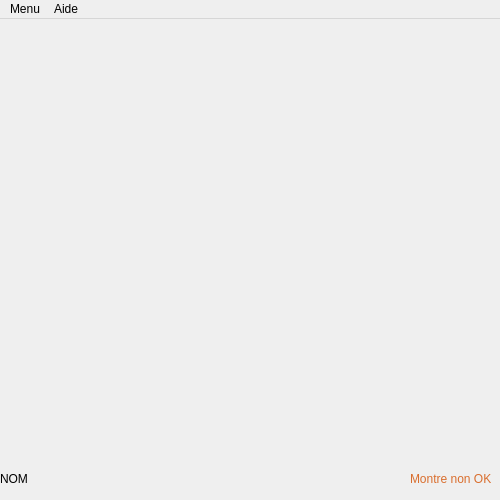
<?xml version="1.0" encoding="UTF-8"?>
<ui version="4.0">
 <class>watchEditor</class>
 <widget class="QMainWindow" name="watchEditor">
  <property name="geometry">
   <rect>
    <x>0</x>
    <y>0</y>
    <width>500</width>
    <height>500</height>
   </rect>
  </property>
  <property name="minimumSize">
   <size>
    <width>500</width>
    <height>500</height>
   </size>
  </property>
  <property name="maximumSize">
   <size>
    <width>500</width>
    <height>500</height>
   </size>
  </property>
  <property name="contextMenuPolicy">
   <enum>Qt::NoContextMenu</enum>
  </property>
  <property name="windowTitle">
   <string>Technicien Domo-Secours</string>
  </property>
  <property name="windowIcon">
   <iconset>
    <normaloff>logo-domo.png</normaloff>logo-domo.png</iconset>
  </property>
  <widget class="QWidget" name="centralwidget">
   <widget class="QLabel" name="label_2">
    <property name="geometry">
     <rect>
      <x>0</x>
      <y>450</y>
      <width>501</width>
      <height>20</height>
     </rect>
    </property>
    <property name="text">
     <string>NOM</string>
    </property>
   </widget>
   <widget class="QLabel" name="label_3">
    <property name="geometry">
     <rect>
      <x>0</x>
      <y>0</y>
      <width>501</width>
      <height>381</height>
     </rect>
    </property>
    <property name="text">
     <string/>
    </property>
    <property name="pixmap">
     <pixmap resource="../ressource.qrc">:/new/prefix1/images/logo-domo.png</pixmap>
    </property>
    <property name="scaledContents">
     <bool>true</bool>
    </property>
   </widget>
   <widget class="QPushButton" name="deco">
    <property name="geometry">
     <rect>
      <x>450</x>
      <y>0</y>
      <width>41</width>
      <height>41</height>
     </rect>
    </property>
    <property name="cursor">
     <cursorShape>PointingHandCursor</cursorShape>
    </property>
    <property name="text">
     <string/>
    </property>
    <property name="icon">
     <iconset resource="../ressource.qrc">
      <normaloff>:/new/prefix1/images/deco.png</normaloff>:/new/prefix1/images/deco.png</iconset>
    </property>
    <property name="iconSize">
     <size>
      <width>32</width>
      <height>32</height>
     </size>
    </property>
    <property name="checkable">
     <bool>false</bool>
    </property>
    <property name="flat">
     <bool>true</bool>
    </property>
   </widget>
   <widget class="QLabel" name="label">
    <property name="geometry">
     <rect>
      <x>410</x>
      <y>450</y>
      <width>81</width>
      <height>20</height>
     </rect>
    </property>
    <property name="text">
     <string>&lt;html&gt;&lt;head/&gt;&lt;body&gt;&lt;p&gt;&lt;span style=&quot; color:#D96E2E;&quot;&gt;Montre non OK!&lt;/span&gt;&lt;/p&gt;&lt;/body&gt;&lt;/html&gt;</string>
    </property>
   </widget>
   <zorder>label_3</zorder>
   <zorder>label_2</zorder>
   <zorder>deco</zorder>
   <zorder>label</zorder>
  </widget>
  <widget class="QMenuBar" name="menubar">
   <property name="geometry">
    <rect>
     <x>0</x>
     <y>0</y>
     <width>500</width>
     <height>20</height>
    </rect>
   </property>
   <widget class="QMenu" name="menuMenu">
    <property name="title">
     <string>Menu</string>
    </property>
    <widget class="QMenu" name="menuGestion_Client">
     <property name="title">
      <string>Gestion Client</string>
     </property>
     <addaction name="actionAjouter_client"/>
     <addaction name="actionSupprimer_client"/>
     <addaction name="actionModifier_Client"/>
    </widget>
    <widget class="QMenu" name="menuGestion_montre">
     <property name="title">
      <string>Gestion montre</string>
     </property>
     <addaction name="actionModifier_wifi_montre"/>
     <addaction name="actionModifier_MQTT_montre"/>
     <addaction name="actionModifier_NTP_montre"/>
     <addaction name="actionModifier_ID_client"/>
    </widget>
    <widget class="QMenu" name="menuGestion_technicien">
     <property name="title">
      <string>Gestion technicien</string>
     </property>
     <addaction name="actionAjouter_technicien"/>
     <addaction name="actionSupprimer_technicien"/>
     <addaction name="actionRemplacer_MDP"/>
    </widget>
    <addaction name="menuGestion_Client"/>
    <addaction name="menuGestion_montre"/>
    <addaction name="menuGestion_technicien"/>
   </widget>
   <widget class="QMenu" name="menuAide">
    <property name="title">
     <string>Aide</string>
    </property>
    <addaction name="actionA_propos"/>
   </widget>
   <addaction name="menuMenu"/>
   <addaction name="menuAide"/>
  </widget>
  <action name="actionAjouter_client">
   <property name="text">
    <string>Ajouter</string>
   </property>
  </action>
  <action name="actionModifier_Client">
   <property name="text">
    <string>Modifier</string>
   </property>
  </action>
  <action name="actionModifier_wifi_montre">
   <property name="text">
    <string>Modifier wifi</string>
   </property>
  </action>
  <action name="actionModifier_MQTT_montre">
   <property name="text">
    <string>Modifier MQTT</string>
   </property>
  </action>
  <action name="actionModifier_NTP_montre">
   <property name="text">
    <string>Modifier NTP</string>
   </property>
  </action>
  <action name="actionA_propos">
   <property name="text">
    <string>A propos</string>
   </property>
  </action>
  <action name="actionSupprimer_client">
   <property name="text">
    <string>Supprimer</string>
   </property>
  </action>
  <action name="actionAjouter_technicien">
   <property name="text">
    <string>Ajouter</string>
   </property>
  </action>
  <action name="actionSupprimer_technicien">
   <property name="text">
    <string>Supprimer</string>
   </property>
  </action>
  <action name="actionRemplacer_MDP">
   <property name="text">
    <string>Remplacer MDP</string>
   </property>
  </action>
  <action name="actionModifier_ID_client">
   <property name="text">
    <string>Modifier ID client</string>
   </property>
  </action>
 </widget>
 <resources>
  <include location="../ressource.qrc"/>
 </resources>
 <connections/>
</ui>
